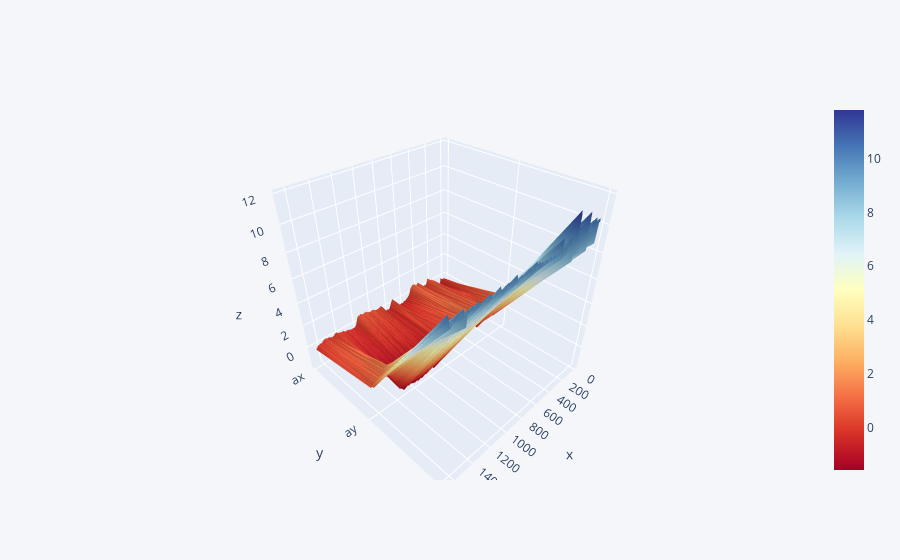

Notebook source saved alongside this figure:
### Code cell


### Figure 1 — Plotly figure (JSON) as saved in the notebook; plotly's stock layout.template omitted (floating-point values rounded to 4 significant figures; data arrays with more than 128 entries replaced by an {"elided": "..."} marker saying what was removed)
{"data": [{"colorscale": [[0, "rgb(165,0,38)"], [0.1, "rgb(215,48,39)"], [0.2, "rgb(244,109,67)"], [0.3, "rgb(253,174,97)"], [0.4, "rgb(254,224,144)"], [0.5, "rgb(255,255,191)"], [0.6, "rgb(224,243,248)"], [0.7, "rgb(171,217,233)"], [0.8, "rgb(116,173,209)"], [0.9, "rgb(69,117,180)"], [1, "rgb(49,54,149)"]], "type": "surface", "x": {"elided": "1648 int values"}, "y": ["ax", "ay", "az"], "z": {"elided": "3x1648 float values"}}], "layout": {"legend": {"bgcolor": "#F5F6F9", "font": {"color": "#4D5663"}}, "paper_bgcolor": "#F5F6F9", "plot_bgcolor": "#F5F6F9", "title": {"font": {"color": "#4D5663"}}, "xaxis": {"gridcolor": "#E1E5ED", "showgrid": true, "tickfont": {"color": "#4D5663"}, "title": {"font": {"color": "#4D5663"}, "text": ""}, "zerolinecolor": "#E1E5ED"}, "yaxis": {"gridcolor": "#E1E5ED", "showgrid": true, "tickfont": {"color": "#4D5663"}, "title": {"font": {"color": "#4D5663"}, "text": ""}, "zerolinecolor": "#E1E5ED"}}}
